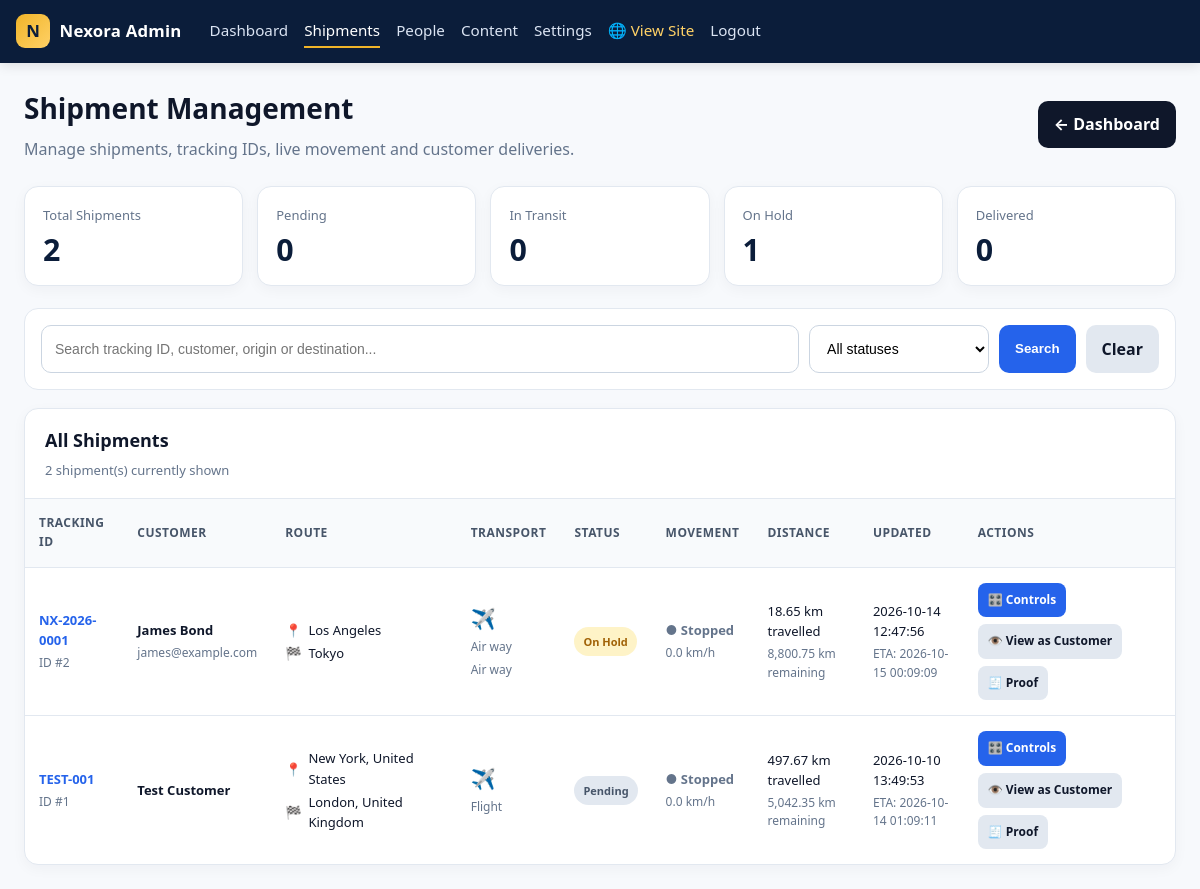
Screenshot of /admin/shipment-management.php (signed in) with the database file from the repository.
### tables this page shows
CREATE TABLE shipments (id INTEGER PRIMARY KEY AUTOINCREMENT, tracking_number TEXT NOT NULL UNIQUE, customer_id INTEGER, customer_name TEXT NOT NULL, customer_email TEXT, customer_phone TEXT, package_description TEXT, transport_type TEXT NOT NULL DEFAULT 'vehicle', vehicle_name TEXT, vehicle_number TEXT, origin TEXT NOT NULL, destination TEXT NOT NULL, origin_lat REAL NOT NULL DEFAULT 0, origin_lng REAL NOT NULL DEFAULT 0, destination_lat REAL NOT NULL DEFAULT 0, destination_lng REAL NOT NULL DEFAULT 0, current_lat REAL NOT NULL DEFAULT 0, current_lng REAL NOT NULL DEFAULT 0, speed REAL NOT NULL DEFAULT 0, distance_total REAL NOT NULL DEFAULT 0, distance_travelled REAL NOT NULL DEFAULT 0, distance_remaining REAL NOT NULL DEFAULT 0, status TEXT NOT NULL DEFAULT 'pending', eta TEXT, estimated_delivery TEXT, tracking_mode TEXT NOT NULL DEFAULT 'simulation', last_update TEXT, created_at TEXT NOT NULL DEFAULT CURRENT_TIMESTAMP, updated_at TEXT NOT NULL DEFAULT CURRENT_TIMESTAMP, carrier_id INTEGER NULL, FOREIGN KEY(customer_id) REFERENCES customers(id) ON DELETE SET NULL);

### app/helpers.php (called while the page is built, shortened)
<?php
function nxWebBase(): string
{
    $script = str_replace('\\', '/', (string) ($_SERVER['SCRIPT_NAME'] ?? ''));
    $dir = rtrim(str_replace('\\', '/', dirname($script)), '/');
    if (preg_match('#^(.*?)/(?:admin/api|admin)$#', $dir, $m)) {
        $dir = $m[1];
    }
    return $dir === '/' ? '' : $dir;
}
function asset(string $path = ''): string
{
    return nxWebBase() . '/assets/' . ltrim($path, '/');
}

### public/admin/shipment-management.php (the view, shortened to what this page needs)
<?php
$db = Database::connection();
$search = trim((string)($_GET['search'] ?? ''));
$sql = "
    SELECT
        s.id,
        s.tracking_number,
        s.customer_name,
        s.customer_email,
        s.customer_phone,
        s.transport_type,
        s.vehicle_name,
        s.vehicle_number,
        s.origin,
        s.destination,
        s.origin_lat,
        s.origin_lng,
        s.destination_lat,
        s.destination_lng,
        s.current_lat,
        s.current_lng,
        s.speed,
        s.distance_total,
        s.distance_travelled,
        s.distance_remaining,
        s.status,
        s.eta,
        s.estimated_delivery,
        s.tracking_mode,
        s.updated_at,
        COALESCE(tc.is_running, 0) AS is_running,
        COALESCE(tc.control_speed, 0) AS control_speed, s.carrier_id, cr.name AS carrier_name, cr.code AS carrier_code, cr.logo_path AS carrier_logo_path, cr.logo_url AS carrier_logo_url
    FROM shipments s
    LEFT JOIN tracking_controls tc ON tc.shipment_id = s.id
    LEFT JOIN carriers cr ON cr.id = s.carrier_id
    WHERE 1 = 1
";
$params = [];
$sql .= " ORDER BY s.updated_at DESC, s.id DESC";
$stmt = $db->prepare($sql);
$stmt->execute($params);
$shipments = $stmt->fetchAll();
$countStmt = $db->query("
    SELECT
        COUNT(*) AS total,
        SUM(CASE WHEN status = 'pending' THEN 1 ELSE 0 END) AS pending,
        SUM(CASE WHEN status = 'in_transit' THEN 1 ELSE 0 END) AS in_transit,
        SUM(CASE WHEN status = 'on_hold' THEN 1 ELSE 0 END) AS on_hold,
        SUM(CASE WHEN status = 'delivered' THEN 1 ELSE 0 END) AS delivered,
        SUM(CASE WHEN status = 'cancelled' THEN 1 ELSE 0 END) AS cancelled
    FROM shipments
");
$counts = $countStmt->fetch(PDO::FETCH_ASSOC) ?: [];
function h($value): string
{
    return htmlspecialchars((string)$value, ENT_QUOTES, 'UTF-8');
}
function transportIcon(string $type, string $vehicleName = ''): string {
    $v = strtolower($vehicleName . ' ' . $type);
    if (preg_match('/air|plane|flight|jet|aircraft/', $v)) return '✈️';
    return '🚚';
}
function transportLabel(string $type, string $vehicleName = ''): string {
    if ($vehicleName !== '') return $vehicleName;
    return ucwords(str_replace('_', ' ', $type));
}
function statusLabel(string $status): string
{
    switch (strtolower($status)) {
        case 'in_transit':
            return 'In Transit';
        case 'on_hold':
            return 'On Hold';
        case 'delivered':
            return 'Delivered';
        case 'cancelled':
            return 'Cancelled';
        default:
            return 'Pending';
    }
}
function statusClass(string $status): string
{
    switch (strtolower($status)) {
        case 'on_hold':
            return 'status-warning';
        default:
            return 'status-muted';
    }
}
function formatDistance(float $distance): string
{
    return number_format($distance, 2) . ' km';
}
function formatSpeed(float $speed): string
{
    return number_format(max(0, $speed), 1) . ' km/h';
}
?>
<!DOCTYPE html>
<html lang="en">
<head>
<link rel="stylesheet" href="<?= asset('css/app.css') ?>">
</head>
<body>
<header class="navbar">
  <a href="/admin/index.php" class="logo" style="text-decoration:none;color:inherit;">
    <span class="logo-badge">N</span><span class="logo-text">Nexora Admin</span>
  </a>
  <nav class="nav-links">
    <a href="/admin/index.php">Dashboard</a>
    <a href="/admin/shipments-hub.php" class="active">Shipments</a>
    <a href="/admin/people.php">People</a>
    <a href="/admin/content.php">Content</a>
    <a href="/admin/settings.php">Settings</a>
    <a href="/" target="_blank" rel="noopener" style="color:#ffd166 !important;">🌐 View Site</a>
    <a href="/admin/login.php?logout=1">Logout</a>
  </nav>
</header>
<div class="page">
    <div class="topbar">
        <div class="title">
            <h1>Shipment Management</h1>
            <p>
                Manage shipments, tracking IDs, live movement and customer deliveries.
            </p>
        </div>
        <a class="back" href="/admin/index.php">← Dashboard</a>
    </div>
    <div class="stats">
        <div class="stat">
            <div class="stat-label">Total Shipments</div>
            <div class="stat-value"><?= (int)($counts['total'] ?? 0) ?></div>
        </div>
        <div class="stat">
            <div class="stat-label">Pending</div>
            <div class="stat-value"><?= (int)($counts['pending'] ?? 0) ?></div>
        </div>
        <div class="stat">
            <div class="stat-label">In Transit</div>
            <div class="stat-value"><?= (int)($counts['in_transit'] ?? 0) ?></div>
        </div>
        <div class="stat">
            <div class="stat-label">On Hold</div>
            <div class="stat-value"><?= (int)($counts['on_hold'] ?? 0) ?></div>
        </div>
        <div class="stat">
            <div class="stat-label">Delivered</div>
            <div class="stat-value"><?= (int)($counts['delivered'] ?? 0) ?></div>
        </div>
    </div>
    <div class="toolbar">
        <form method="get" class="filters">
            <input
                type="search"
                name="search"
                value="<?= h($search) ?>"
                placeholder="Search tracking ID, customer, origin or destination..."
            >
            <select name="status">
                <option value="">All statuses</option>
            </select>
            <button class="primary" type="submit">Search</button>
            <a class="button secondary" href="/admin/shipment-management.php">
                Clear
            </a>
        </form>
    </div>
    <div class="table-card">
        <div class="table-header">
            <h2>All Shipments</h2>
            <p><?= count($shipments) ?> shipment(s) currently shown</p>
        </div>
        <?php if (!$shipments): ?>
            <div class="empty">
                <strong>No shipments found.</strong>
                <div style="margin-top:6px;">
                    Try another search or create a new shipment.
                </div>
            </div>
        <?php else: ?>
            <div class="table-wrap">
                <table>
                    <thead>
                    <tr>
                        <th>Tracking ID</th>
                        <th>Customer</th>
                        <th>Route</th>
                        <th>Transport</th>
                        <th>Status</th>
                        <th>Movement</th>
                        <th>Distance</th>
                        <th>Updated</th>
                        <th>Actions</th>
                    </tr>
                    </thead>
                    <tbody>
                    <?php foreach ($shipments as $shipment): ?>
                        <?php
                        $id = (int)$shipment['id'];
                        $status = (string)$shipment['status'];
                        $isRunning = (int)$shipment['is_running'] === 1;
                        ?>
                        <tr>
                            <td>
                                <a
                                    class="tracking"
                                    href="/admin/shipment-control.php?id=<?= $id ?>"
                                >
                                    <?= h($shipment['tracking_number']) ?>
                                </a>
                                <div class="muted">
                                    ID #<?= $id ?>
                                </div>
                            </td>
                            <td>
                                <div class="customer">
                                    <?= h($shipment['customer_name']) ?>
                                </div>
                                <?php if (!empty($shipment['customer_email'])): ?>
                                    <div class="muted">
                                        <?= h($shipment['customer_email']) ?>
                                    </div>
                                <?php endif; ?>
                            </td>
                            <td class="route">
                                <div class="route-line">
                                    <span>📍</span>
                                    <span><?= h($shipment['origin']) ?></span>
                                </div>
                                <div class="route-line">
                                    <span>🏁</span>
                                    <span><?= h($shipment['destination']) ?></span>
                                </div>
                            </td>
                            <td>
                                <div style="font-size:20px;">
                                    <?= h(transportIcon((string)$shipment['transport_type'], (string)($shipment['vehicle_name'] ?? ''))) ?>
                                </div>
                                <div class="muted">
                                    <?= h(transportLabel((string)$shipment['transport_type'], (string)($shipment['vehicle_name'] ?? ''))) ?>
                                </div>
                                <?php if (!empty($shipment['vehicle_name'])): ?>
                                    <div class="muted">
                                        <?= h($shipment['vehicle_name']) ?>
                                    </div>
                                <?php endif; ?>
                            </td>
                            <td>
                                <span class="status <?= h(statusClass($status)) ?>">
                                    <?= h(statusLabel($status)) ?>
                                </span>
                            </td>
                            <td>
                                <?php if ($isRunning): ?>
                                    <div class="running">
                                        ● Live
                                    </div>
                                    <div class="muted">
                                        <?= h(formatSpeed((float)$shipment['control_speed'])) ?>
                                    </div>
                                <?php else: ?>
                                    <div class="stopped">
                                        ● Stopped
                                    </div>
                                    <div class="muted">
                                        <?= h(formatSpeed((float)$shipment['speed'])) ?>
                                    </div>
                                <?php endif; ?>
                            </td>
                            <td>
                                <div>
                                    <?= h(formatDistance((float)$shipment['distance_travelled'])) ?>
                                    travelled
                                </div>
                                <div class="muted">
                                    <?= h(formatDistance((float)$shipment['distance_remaining'])) ?>
                                    remaining
                                </div>
                            </td>
                            <td>
                                <div>
                                    <?= h((string)$shipment['updated_at']) ?>
                                </div>
                                <?php if (!empty($shipment['eta'])): ?>
                                    <div class="muted">
                                        ETA: <?= h((string)$shipment['eta']) ?>
                                    </div>
                                <?php endif; ?>
                            </td>
                            <td>
                                <div class="actions">
                                    <a
                                        class="action primary-action"
                                        href="/admin/shipment-control.php?id=<?= $id ?>"
                                    >
                                        🎛️ Controls
                                    </a>
                                    <a
                                        class="action"
                                        href="/track.php?id=<?= h(rawurlencode($shipment['tracking_number'])) ?>"
                                        target="_blank"
                                        rel="noopener"
                                    >
                                        👁️ View as Customer
                                    </a>
                                    <a
                                        class="action"
                                        href="/admin/proof-of-delivery.php?id=<?= $id ?>"
                                    >
                                        🧾 Proof
                                    </a>
                                </div>
                            </td>
                        </tr>
                    <?php endforeach; ?>
                    </tbody>
                </table>
            </div>
        <?php endif; ?>
    </div>
</div>
</body>
</html>

### public/assets/css/app.css (style rules this page uses)
:root { --navy:#0b1d3a; --navy-2:#132a52; --gold:#f0b429; --gold-2:#ffd166; --blue:#2563eb; --ink:#0f172a; --muted:#5b6b85; --line:#e5e7eb; --bg:#f7f9fc; --card:#ffffff; --radius:14px; --shadow:0 8px 24px rgba(11,29,58,.08); }
* { box-sizing:border-box; }
html,body { margin:0;padding:0; }
body { font-family:'Plus Jakarta Sans',system-ui,-apple-system,Segoe UI,Roboto,sans-serif; background:var(--bg); color:var(--ink); line-height:1.55; -webkit-font-smoothing:antialiased; }
a { color:inherit; }
.navbar { position:sticky;top:0;z-index:50; display:flex;align-items:center;gap:1rem;flex-wrap:wrap; padding:.85rem 1rem; background:var(--navy); color:#fff; box-shadow:0 2px 12px rgba(0,0,0,.12); }
.navbar .logo { display:flex;align-items:center;gap:.6rem;font-weight:800;font-size:1.05rem; }
.logo-badge { display:inline-flex;align-items:center;justify-content:center; width:34px;height:34px;border-radius:9px; background:linear-gradient(135deg,var(--gold),var(--gold-2)); color:var(--navy);font-weight:900; }
.logo-text { letter-spacing:.2px; }
.nav-links { display:flex;gap:1.1rem;margin-left:1rem;flex-wrap:wrap; }
.nav-links a { color:#dbe4f3;text-decoration:none;font-weight:500;font-size:.95rem; padding:.25rem 0;border-bottom:2px solid transparent;transition:.15s; }
.nav-links a:hover,.nav-links a.active { color:#fff;border-bottom-color:var(--gold); }
.stat-value { font-size:1.9rem;font-weight:800;color:var(--navy);line-height:1.1; }
html, body { overflow-x: hidden; max-width: 100vw; width: 100%; }
*, *::before, *::after { box-sizing: border-box; }
section, main, header, footer, div { max-width: 100%; }
.navbar { padding: .9rem 1rem; gap: .75rem; row-gap: .5rem; }
.nav-links { gap: 1rem; flex-wrap: wrap; }
.nav-links a { white-space: nowrap; }

### rows the page displays
shipments: tracking_number "NX-2026-0001", id "2", customer_name "James Bond", customer_email "james@example.com", origin "Los Angeles", destination "Tokyo", vehicle_name "Air way", status "On Hold", speed "0.0 km/h", distance_travelled "18.65 km", distance_remaining "8,800.75 km", updated_at "2026-10-14 12:47:56", eta "2026-10-15 00:09:09"
shipments: tracking_number "TEST-001", id "1", customer_name "Test Customer", origin "New York, United States", destination "London, United Kingdom", status "Pending", speed "0.0 km/h", distance_travelled "497.67 km", distance_remaining "5,042.35 km", updated_at "2026-10-10 13:49:53", eta "2026-10-14 01:09:11"

### other values shown
$counts['total'] "2"
$counts['pending'] "0"
$counts['in_transit'] "0"
$counts['on_hold'] "1"
$counts['delivered'] "0"
count($shipments) "2"
